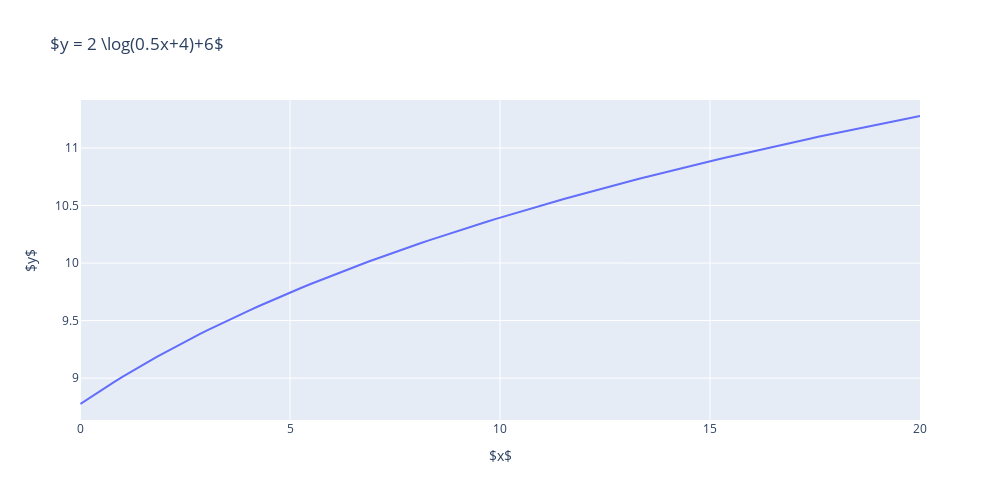

Notebook code cell kept with this figure:
### Markdown cell above
## 3.4 $y \longmapsto x: \pm a \log(+bx \pm c) \pm d$

### Code cell
x = np.linspace(0.01, 20, 100)
y = 2 * np.log(0.5 * x + 4) + 6

trace = go.Scatter(x=x, y=y, mode='lines', name='y = 2*log(0.5x+4)+6')

layout = go.Layout(
    title='$y = 2 \log(0.5x+4)+6$',
    xaxis=dict(title='$x$', range = (0,20)),
    yaxis=dict(title='$y$'),
    height = 500,
    width = 1000,
)

fig = go.Figure(data=[trace], layout=layout)
fig.show()
